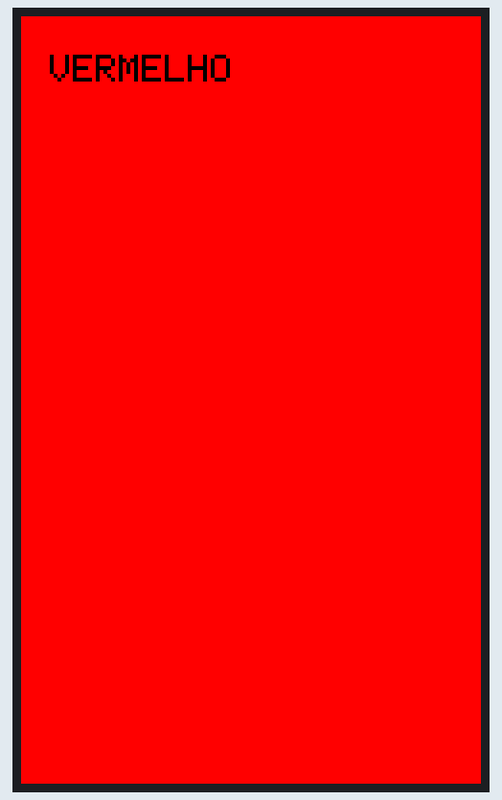
Simulated run of this sketch. Board: Arduino Giga R1. Parts: 480×800 colour display.

Above: at 0.4 s.
At 4.2 s:
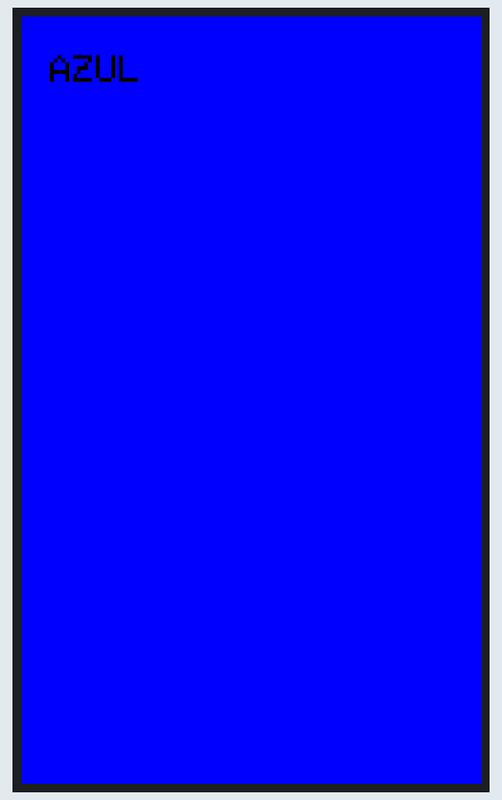
At 9.8 s:
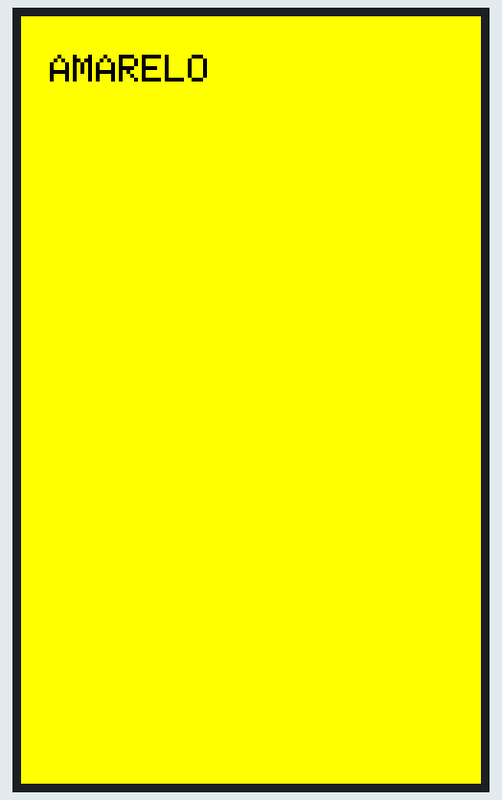
At 19.2 s:
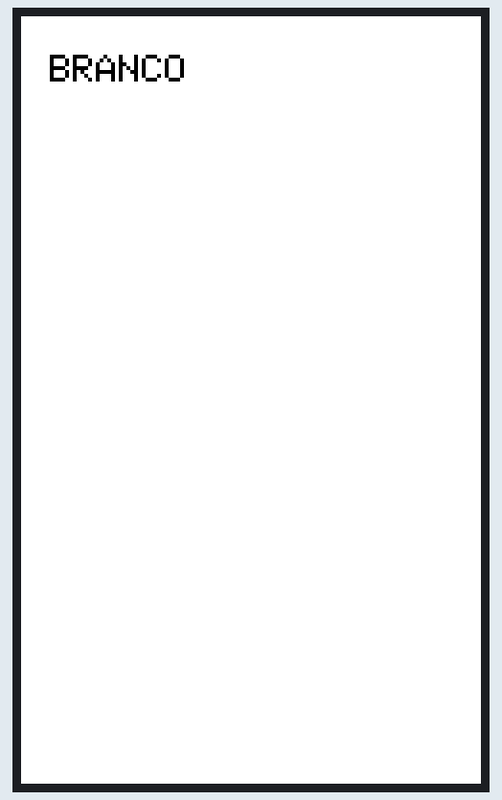
At 28.6 s:
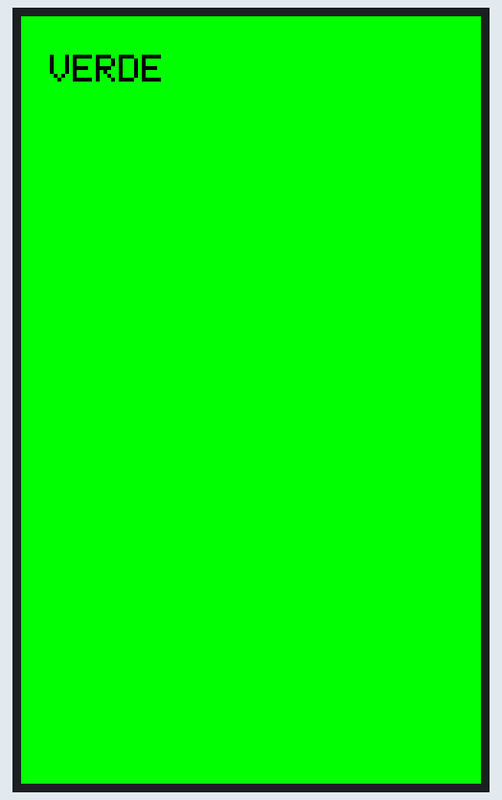
At 38.0 s:
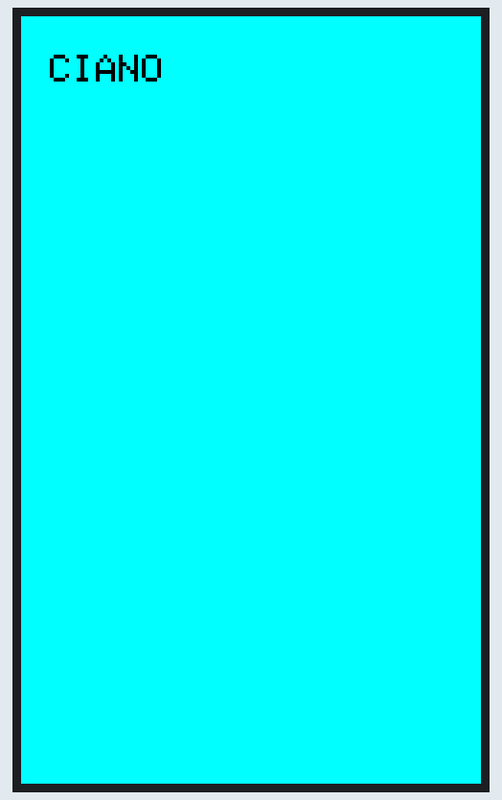

The sketch:

test_cores.ino
```cpp
/*
 * TESTE DE CORES SOLIDAS - preenche a tela inteira com uma cor e vai trocando.
 * Redesenha continuamente (mantem os dois framebuffers preenchidos).
 *
 * DIAGNOSTICO:
 *  - Cores solidas PURAS e uniformes  -> painel/driver OK; bug era so desenho (software).
 *  - Listras / faixas / ruido / cor errada numa cor solida -> HARDWARE (conector/painel).
 */
#include "Arduino_GigaDisplay_GFX.h"

GigaDisplay_GFX gfx;

uint16_t cores[] = {0xF800, 0x07E0, 0x001F, 0xFFFF, 0x0000, 0xFFE0, 0x07FF};
const char* nomes[] = {"VERMELHO", "VERDE", "AZUL", "BRANCO", "PRETO", "AMARELO", "CIANO"};
const int N = 7;
int i = 0;
unsigned long lastSwitch = 0;

void setup() {
  Serial.begin(115200);
  gfx.begin();
  gfx.setRotation(0);
  lastSwitch = millis();
}

void loop() {
  gfx.fillScreen(cores[i]);                 // tela toda numa cor

  gfx.setTextSize(4);
  gfx.setTextColor(i == 4 ? 0xFFFF : 0x0000, cores[i]);   // texto contrastante
  gfx.setCursor(30, 40);
  gfx.print(nomes[i]);

  if (millis() - lastSwitch > 1500) {       // troca de cor a cada 1,5 s
    i = (i + 1) % N;
    lastSwitch = millis();
  }
  delay(80);
}
```

Measured:
- what the display in image 1 shows lasts 1.8 s, from 4.2 s to 6.0 s
